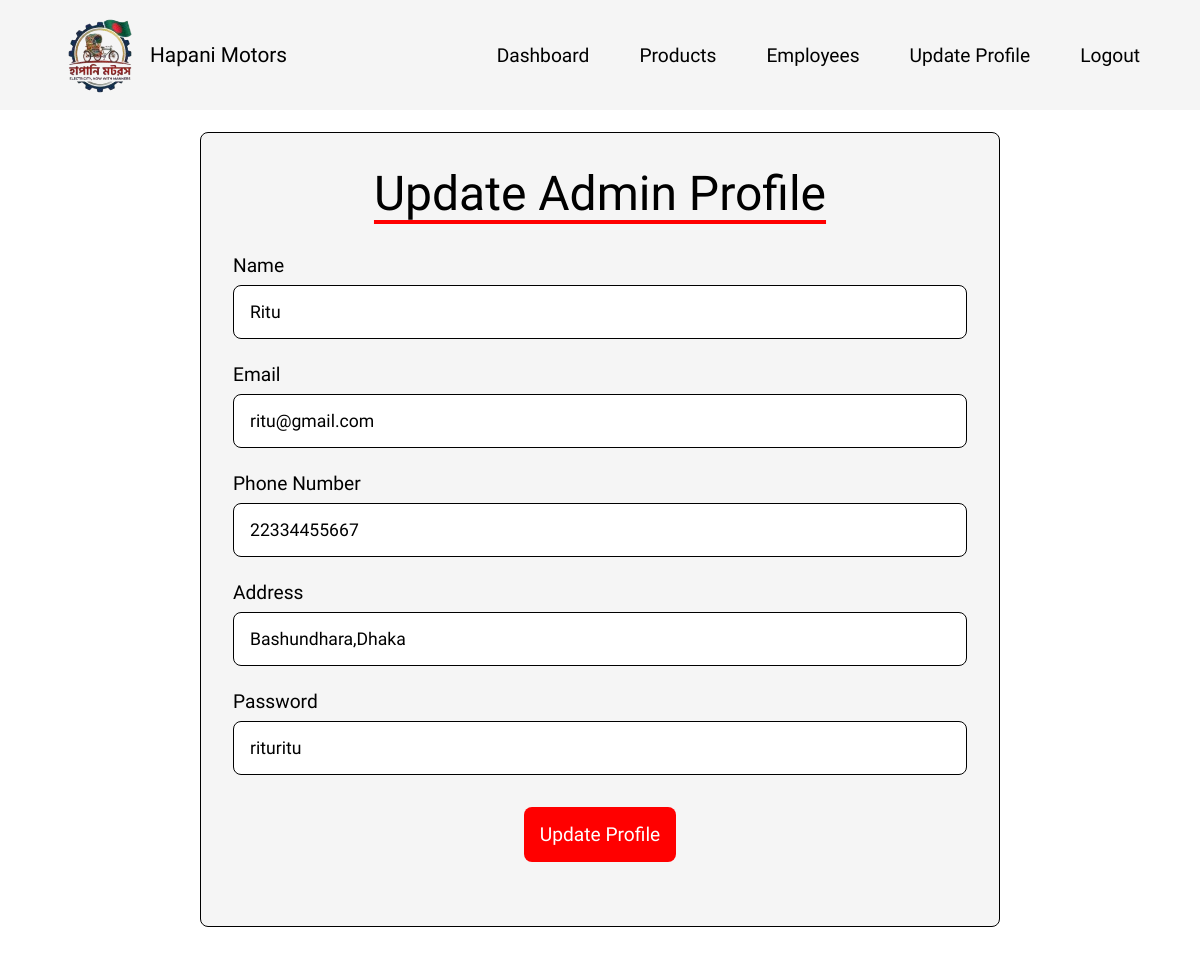
The page /controller/Admin_ProfileController.php (signed in) on the database its author committed.
### tables this page shows
CREATE TABLE `user` (
  `name` varchar(100) NOT NULL,
  `email` varchar(100) NOT NULL,
  `password` varchar(100) NOT NULL,
  `number` varchar(100) NOT NULL,
  `address` varchar(100) NOT NULL,
  `user_type` varchar(100) NOT NULL,
  `user_id` int(10) NOT NULL
);

### controller/Admin_ProfileController.php (called while the page is built, shortened)
<?php
include '../model/admin_user.php';
$user_id= $_SESSION['user_id'];
$redirect_login= false;
$fetch_profile= [];
if(!$redirect_login){
    $fetch_profile = getAdminById($user_id);
}
include '../view/admin_profile_update.php';
?>

### model/admin_user.php (called while the page is built, shortened)
<?php
function getAdminById($id) {
    $conn= mysqli_connect("localhost", "root", "", "hapani");
    $id= mysqli_real_escape_string($conn, $id);
    $query= "SELECT * FROM user WHERE user_id = '$id'";
    $result= mysqli_query($conn, $query);
    if(mysqli_num_rows($result) > 0){
        return mysqli_fetch_assoc($result);
    }
    return null;
}
?>

### view/admin_profile_update.php (the view, shortened to what this page needs)
<!DOCTYPE html>
<html lang="en">
<head>
    <link rel="stylesheet" href="../view/css/css.css">
</head>
<body>
    <?php include 'admin_header.php'; ?>
    <section class="update_profile">
        <div class="update_form">
            <p class="title">Update Admin Profile</p>
            <form action="" method="POST">
                <label>Name</label>
                <input type="text" name="name" value="<?= isset($fetch_profile['name']) ? $fetch_profile['name'] : ''; ?>" class="box">
                <label>Email</label>
                <input type="email" name="email" value="<?= isset($fetch_profile['email']) ? $fetch_profile['email'] : ''; ?>" class="box">
                <label>Phone Number</label>
                <input type="text" name="number" value="<?= isset($fetch_profile['number']) ? $fetch_profile['number'] : ''; ?>" class="box">
                <label>Address</label>
                <input type="text" name="address" value="<?= isset($fetch_profile['address']) ? $fetch_profile['address'] : ''; ?>" class="box">
                <label>Password</label>
                <input type="text" name="password" value="<?= isset($fetch_profile['password']) ? $fetch_profile['password'] : ''; ?>" class="box">
                <input type="submit" name="update" value="Update Profile" class="btn">
            </form>
        </div>
    </section>
</body>
</html>

### view/css/css.css (style rules this page uses)
* { margin: 0; padding: 0; text-decoration: none; box-sizing: border-box; font-family: "Comme", sans-serif; font-optical-sizing: auto; font-style: normal; }
body { background-color: white; }
.btn { display: block; width: fit-content; margin: 2rem auto; padding: 0.8rem 3rem; background-color: red; color: white; border-radius: 0.5rem; font-size: 1.2rem; cursor: pointer; }
.update_profile { display: flex; justify-content: center; align-items: center; min-height: 80vh; padding: 2rem; }
.update_form { width: 50rem; background-color: whitesmoke; border: 1px solid black; border-radius: 0.5rem; padding: 2rem; text-align: center; }
.update_form .title { font-size: 3rem; font-weight: 400; margin-bottom: 2rem; color: black; text-align: center; text-decoration: underline red; text-underline-offset: 10px; }
form label { display: block; text-align: left; font-size: 1.2rem; font-weight: 500; margin-top: 1rem; color: black; }
.box { width: 100%; background-color: white; padding: 1rem; margin: 0.5rem 0; font-size: 1.1rem; border: 1px solid black; border-radius: .5rem; }
.btn { background-color: red; color: white; margin-top: 1.5rem; padding: 1rem; font-size: 1.2rem; cursor: pointer; border-radius: .5rem; border: none; transition: 0.3s; }

### rows shown on the page
user: name "Ritu", email "ritu@gmail.com", number "22334455667", address "Bashundhara,Dhaka", password "rituritu"
